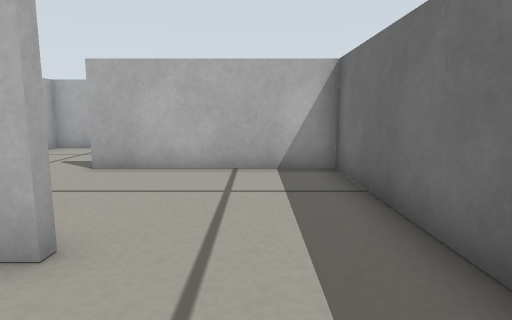
[1] (above)

20 first-person views from a walk through a robot-simulator world made for Gazebo. The camera is 0.26 m above the floor, tilts 8° down and sees 75° across. The floor is counted in squares, 0.2 m on a side. Each view is taken from the middle of a square. On the plan, view 1 faces up. The plan holds only what a view shows up to about 14 squares ahead; the rest is blank.

[2]
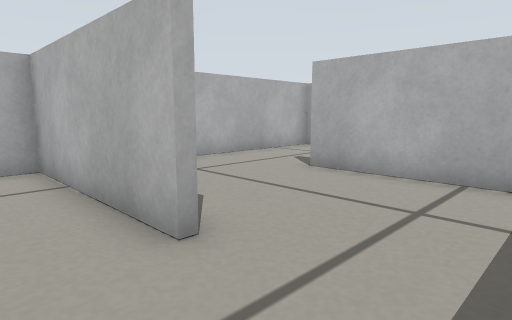

[3]
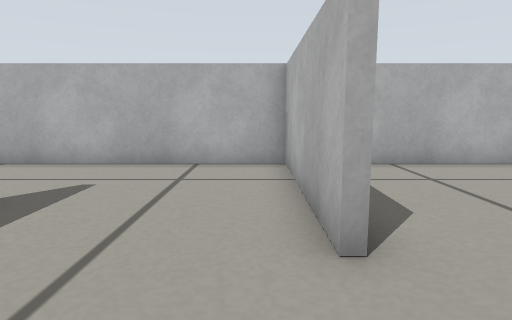

[4]
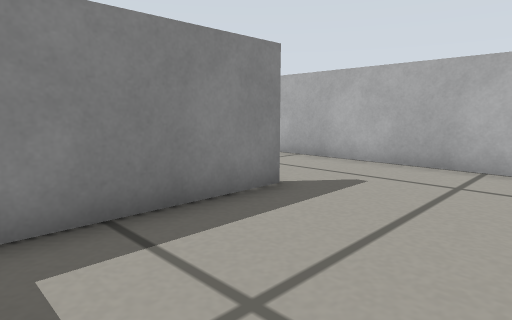

[5]
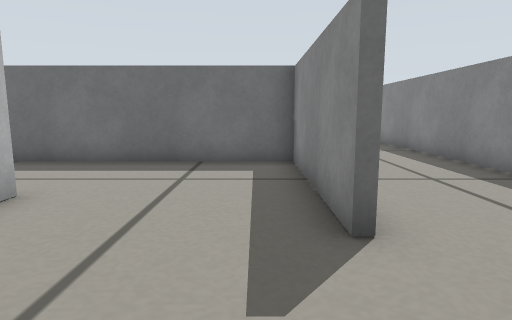

[6]
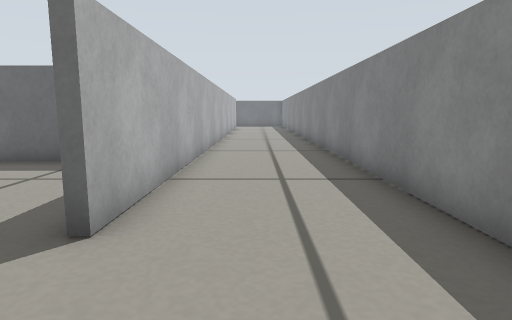

[7]
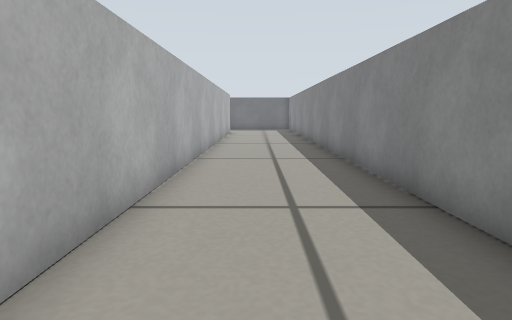

[8]
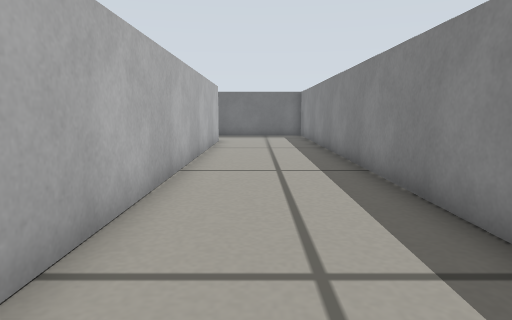

[9]
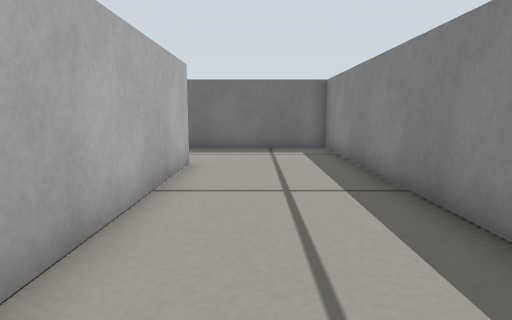

[10]
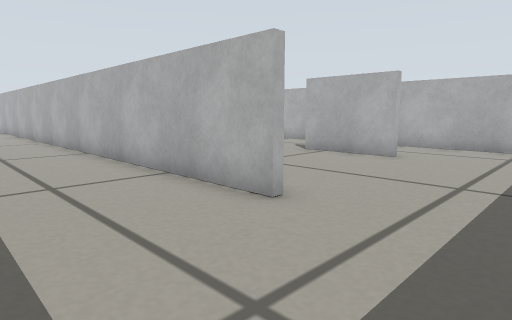

[11]
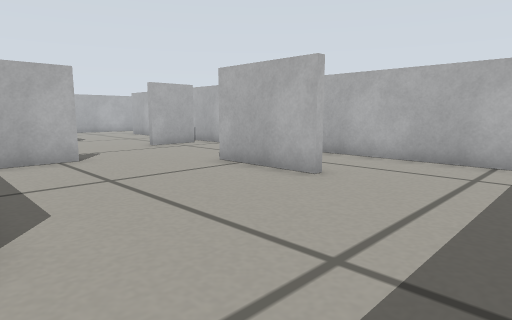

[12]
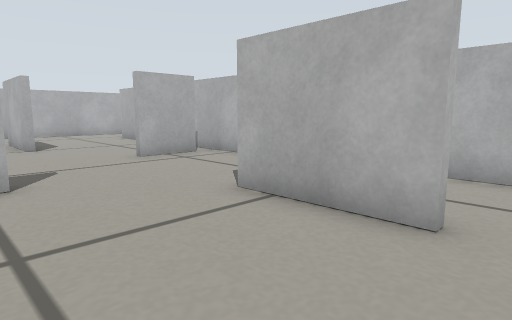

[13]
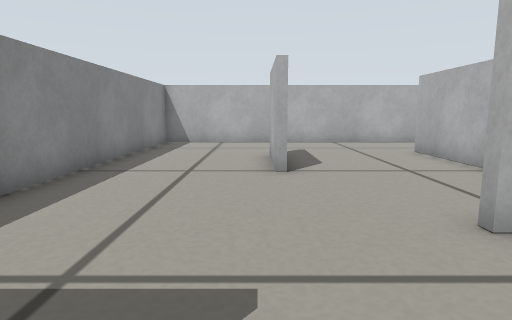

[14]
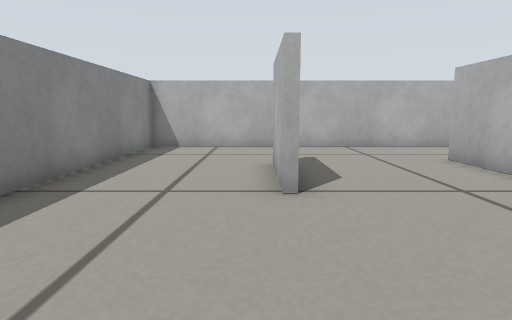

[15]
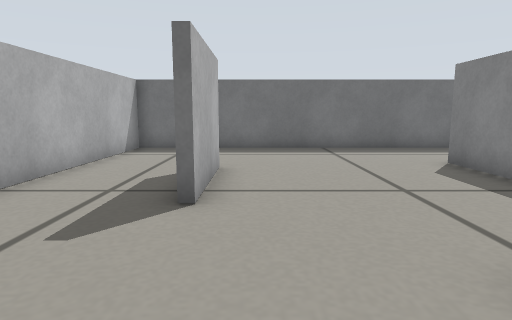

[16]
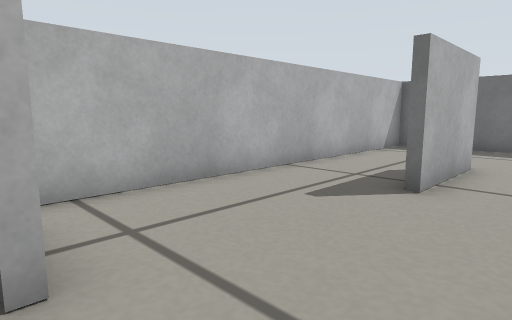

[17]
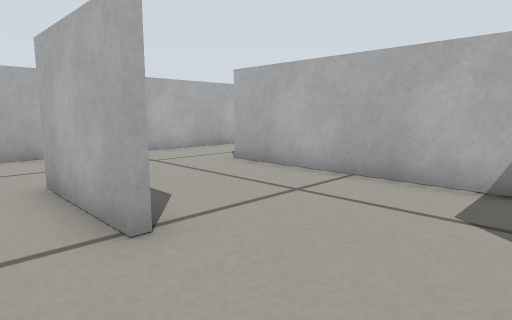

[18]
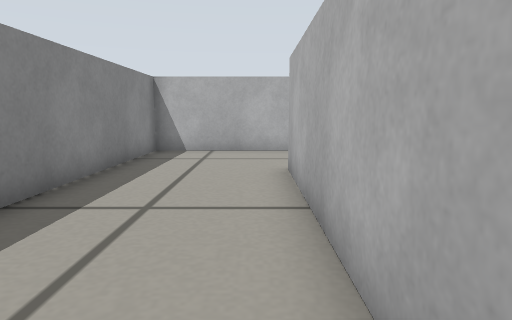

[19]
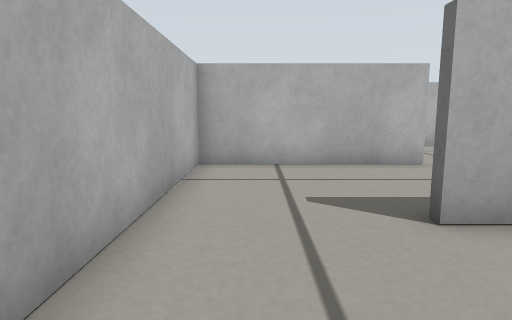

[20]
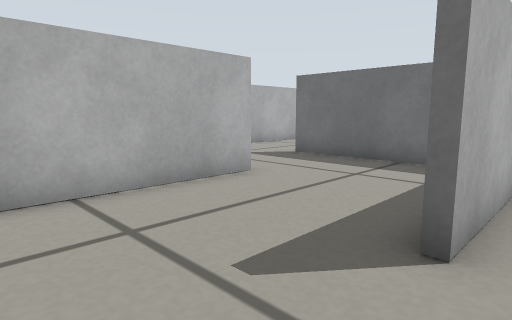

### Floor plan
Ten units are one square. View 1 is at (0, 0); x grows to the right and y downward. Boxes are objects, and circles mark ways between rooms. Rooms are numbered by the first view taken in them; rooms with no view inside come last. Other rooms are left out.
<svg viewBox="-80 -135 350 206">
<path fill="none" stroke="#000" d="M-19 -28 -36 -28M-38 20 19 20 19 -24M-36 -28 -75 -28 -75 26M227 23 -38 23M-75 26 -75 65 265 66 265 26M163 -10 163 9M135 -66 135 -45M98 -24 64 -24M220 -39 186 -39M204 20 226 20M265 26 265 -74 56 -74M21 -75 21 20 120 20M-75 -74 -75 -49M19 -24 19 -78 -39 -78M-36 -124 -75 -124 -75 -74M-16 -124 -36 -124M19 -97 19 -126"/>
<circle cx="-25" cy="-5" r="3" fill="#2a7"/>
<circle cx="0" cy="-30" r="3" fill="#2a7"/>
<circle cx="-55" cy="20" r="3" fill="#2a7"/>
<circle cx="245" cy="20" r="3" fill="#2a7"/>
<circle cx="-25" cy="-55" r="3" fill="#2a7"/>
<circle cx="-55" cy="-80" r="3" fill="#2a7"/>
<circle cx="-25" cy="-105" r="3" fill="#2a7"/>
<text x="-10" y="-10">1</text>
<text x="-60" y="0">2</text>
<text x="90" y="40">3</text>
<text x="150" y="-30">4</text>
<text x="-60" y="-60">5</text>
<text x="-10" y="-50">6</text>
<text x="-60" y="-100">7</text>
<text x="-10" y="-110">8</text>
</svg>
Room 1 opens to room 2. Room 1 opens to room 6. Room 2 opens to room 3. Room 3 opens to room 4. Room 5 opens to room 6. Room 5 opens to room 7. Room 7 opens to room 8.

Where each view was taken, in squares from view 1:
view 1: 0 up, 0 right, facing up
view 2: 1 up, 1 right, facing up-left
view 3: 2 up, 1 right, facing left
view 4: 2 up, 1 right, facing down-left
view 5: 1 down, 7 left, facing right
view 6: 4 down, 7 left, facing right
view 7: 4 down, 0 right, facing right
view 8: 4 down, 7 right, facing right
view 9: 4 down, 14 right, facing right
view 10: 6 down, 26 right, facing up-left
view 11: 2 down, 26 right, facing up-left
view 12: 0 up, 23 right, facing up-left
view 13: 2 up, 17 right, facing left
view 14: 2 up, 15 right, facing left
view 15: 3 up, 14 right, facing right
view 16: 2 up, 13 right, facing up-right
view 17: 1 up, 13 right, facing up-left
view 18: 3 down, 4 right, facing left
view 19: 4 up, 6 left, facing up
view 20: 7 up, 7 left, facing up-right
